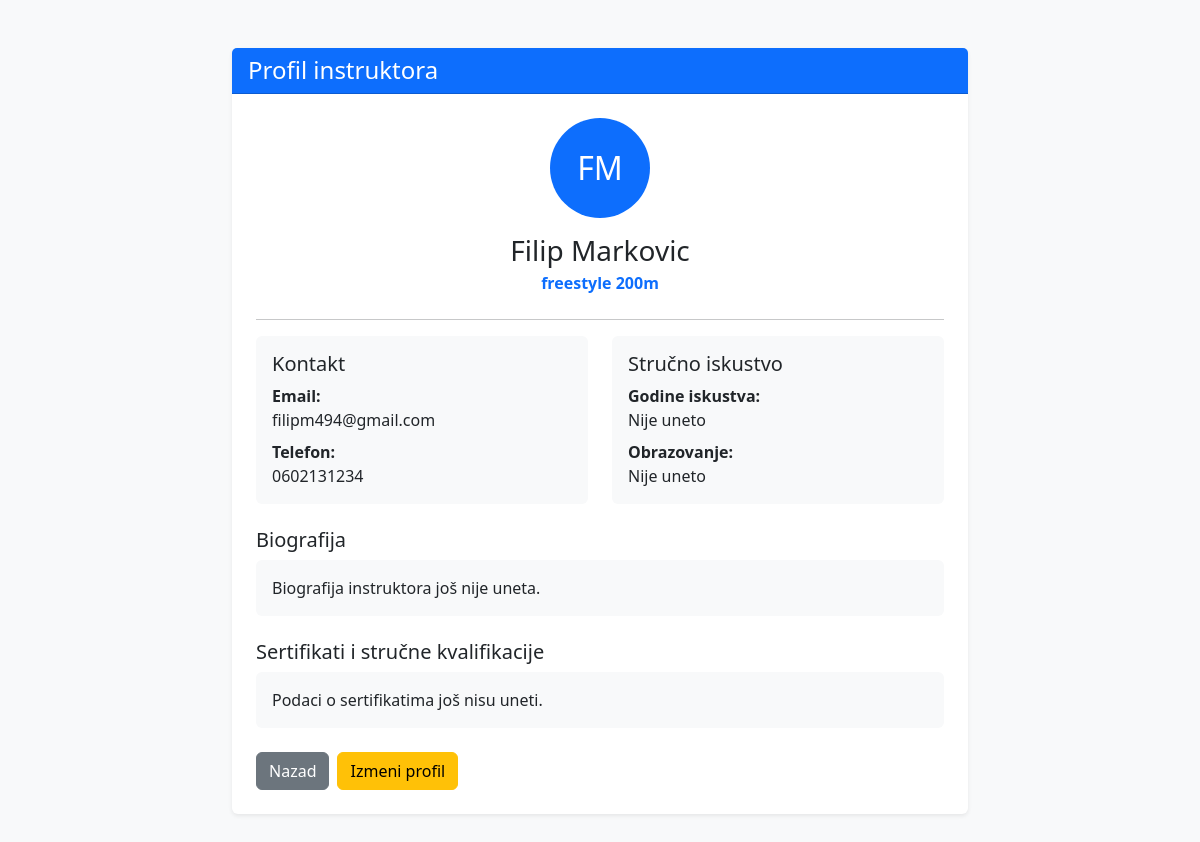
The app's page /plivanje_projekat/profil_instruktora.php?id=3 (signed in) with its own data.
### tables this page shows
CREATE TABLE IF NOT EXISTS `instruktori` (
  `id` int NOT NULL AUTO_INCREMENT,
  `ime` varchar(50) NOT NULL,
  `prezime` varchar(50) NOT NULL,
  `telefon` varchar(30) DEFAULT NULL,
  `email` varchar(100) DEFAULT NULL,
  `specijalnost` varchar(100) DEFAULT NULL,
  `biografija` text,
  `godine_iskustva` int DEFAULT NULL,
  `sertifikati_opis` text,
  `obrazovanje` varchar(255) DEFAULT NULL,
  PRIMARY KEY (`id`)
);

### plivanje_projekat/classes/BaseModel.php (called while the page is built, shortened)
<?php
require_once __DIR__ . '/../config/Database.php';
class BaseModel
{
    public function __construct()
    {
        $database = new Database();
        $this->connection = $database->connect();
    }
}

### plivanje_projekat/config/Database.php (called while the page is built)
<?php
class Database
{
    private string $host = 'localhost';
    private string $databaseName = 'plivanje_db';
    private string $username = 'root';
    private string $password = '';
    private ?PDO $connection = null;
    public function connect(): PDO
    {
        if ($this->connection === null) {
            try {
                $dsn = "mysql:host={$this->host};dbname={$this->databaseName};charset=utf8mb4";
                $this->connection = new PDO(
                    $dsn,
                    $this->username,
                    $this->password
                );
                $this->connection->setAttribute(
                    PDO::ATTR_ERRMODE,
                    PDO::ERRMODE_EXCEPTION
                );
                $this->connection->setAttribute(
                    PDO::ATTR_DEFAULT_FETCH_MODE,
                    PDO::FETCH_ASSOC
                );
            } catch (PDOException $exception) {
                die('Greška pri povezivanju sa bazom: ' . $exception->getMessage());
            }
        }
        return $this->connection;
    }
}

### plivanje_projekat/classes/Instruktor.php (called while the page is built, shortened)
<?php
require_once __DIR__ . '/BaseModel.php';
class Instruktor extends BaseModel implements CrudInterface
{
    public function findById(int $id): array|false
    {
        $sql = "SELECT * FROM instruktori WHERE id = :id";
        $stmt = $this->connection->prepare($sql);
        $stmt->execute([
            ':id' => $id
        ]);
        return $stmt->fetch();
    }
}

### plivanje_projekat/profil_instruktora.php (the view, shortened to what this page needs)
<?php
require_once __DIR__ . '/classes/Instruktor.php';
$instruktorModel = new Instruktor();
$id = filter_input(
    INPUT_GET,
    'id',
    FILTER_VALIDATE_INT
);
$instruktor = $instruktorModel->findById($id);
?>
<!DOCTYPE html>
<html lang="sr">
<head>
    <link
        href="https://cdn.jsdelivr.net/npm/bootstrap@5.3.3/dist/css/bootstrap.min.css"
        rel="stylesheet"
    >
</head>
<body class="bg-light">
<div class="container py-5">
    <div class="row justify-content-center">
        <div class="col-lg-8">
            <div class="card shadow-sm border-0">
                <div class="card-header bg-primary text-white">
                    <h1 class="h4 mb-0">
                        Profil instruktora
                    </h1>
                </div>
                <div class="card-body p-4">
                    <div class="text-center mb-4">
                        <div
                            class="rounded-circle bg-primary text-white d-inline-flex align-items-center justify-content-center mb-3"
                            style="width: 100px; height: 100px; font-size: 2rem;"
                        >
                            <?= htmlspecialchars(
                                strtoupper(
                                    substr($instruktor['ime'], 0, 1)
                                    . substr($instruktor['prezime'], 0, 1)
                                )
                            ) ?>
                        </div>
                        <h2 class="h3 mb-1">
                            <?= htmlspecialchars(
                                $instruktor['ime']
                                . ' '
                                . $instruktor['prezime']
                            ) ?>
                        </h2>
                        <p class="text-primary fw-bold mb-0">
                            <?= htmlspecialchars(
                                $instruktor['specijalnost']
                                ?? 'Instruktor plivanja'
                            ) ?>
                        </p>
                    </div>
                    <hr>
                    <div class="row g-4">
                        <div class="col-md-6">
                            <div class="card h-100 border-0 bg-light">
                                <div class="card-body">
                                    <h3 class="h5">
                                        Kontakt
                                    </h3>
                                    <p class="mb-2">
                                        <strong>Email:</strong><br>
                                        <?= htmlspecialchars(
                                            $instruktor['email']
                                            ?? 'Nije unet'
                                        ) ?>
                                    </p>
                                    <p class="mb-0">
                                        <strong>Telefon:</strong><br>
                                        <?= htmlspecialchars(
                                            $instruktor['telefon']
                                            ?? 'Nije unet'
                                        ) ?>
                                    </p>
                                </div>
                            </div>
                        </div>
                        <div class="col-md-6">
                            <div class="card h-100 border-0 bg-light">
                                <div class="card-body">
                                    <h3 class="h5">
                                        Stručno iskustvo
                                    </h3>
                                    <p class="mb-2">
                                        <strong>Godine iskustva:</strong><br>
                                        <?= isset($instruktor['godine_iskustva'])
                                            && $instruktor['godine_iskustva'] !== null
                                            ? (int) $instruktor['godine_iskustva']
                                            : 'Nije uneto' ?>
                                    </p>
                                    <p class="mb-0">
                                        <strong>Obrazovanje:</strong><br>
                                        <?= htmlspecialchars(
                                            $instruktor['obrazovanje']
                                            ?? 'Nije uneto'
                                        ) ?>
                                    </p>
                                </div>
                            </div>
                        </div>
                    </div>
                    <div class="mt-4">
                        <h3 class="h5">
                            Biografija
                        </h3>
                        <div class="p-3 bg-light rounded">
                            <?= nl2br(
                                htmlspecialchars(
                                    $instruktor['biografija']
                                    ?? 'Biografija instruktora još nije uneta.'
                                )
                            ) ?>
                        </div>
                    </div>
                    <div class="mt-4">
                        <h3 class="h5">
                            Sertifikati i stručne kvalifikacije
                        </h3>
                        <div class="p-3 bg-light rounded">
                            <?= nl2br(
                                htmlspecialchars(
                                    $instruktor['sertifikati_opis']
                                    ?? 'Podaci o sertifikatima još nisu uneti.'
                                )
                            ) ?>
                        </div>
                    </div>
                    <div class="d-flex gap-2 mt-4">
                        <a
                            href="javascript:history.back()"
                            class="btn btn-secondary"
                        >
                            Nazad
                        </a>
                        <a
                            href="izmeni_instruktora.php?id=<?= (int) $instruktor['id'] ?>"
                            class="btn btn-warning"
                        >
                            Izmeni profil
                        </a>
                    </div>
                </div>
            </div>
        </div>
    </div>
</div>
</body>
</html>

### records on screen
instruktori: ime+prezime "FM", ime+prezime "Filip Markovic", specijalnost "freestyle 200m", email "filipm494@gmail.com", telefon "0602131234", obrazovanje "Nije uneto", biografija "Biografija instruktora još nije uneta.", sertifikati_opis "Podaci o sertifikatima još nisu uneti."
